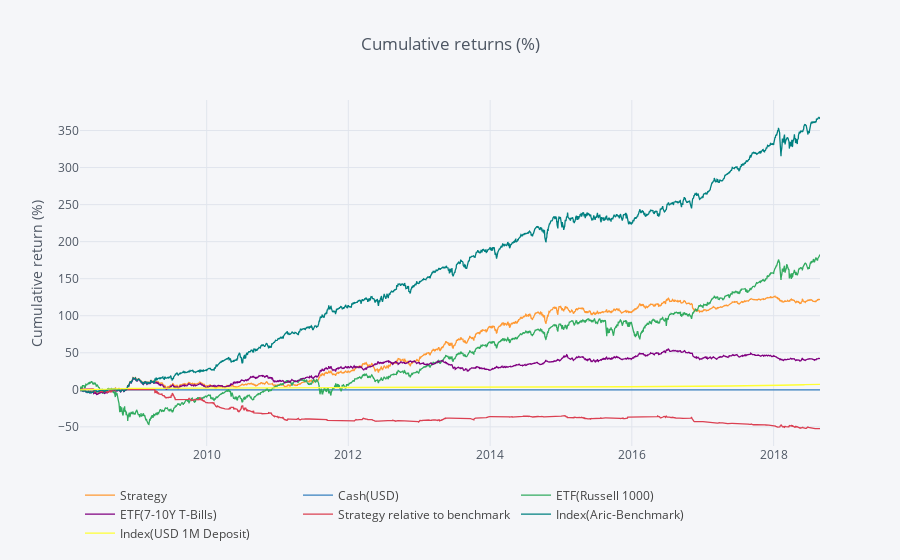
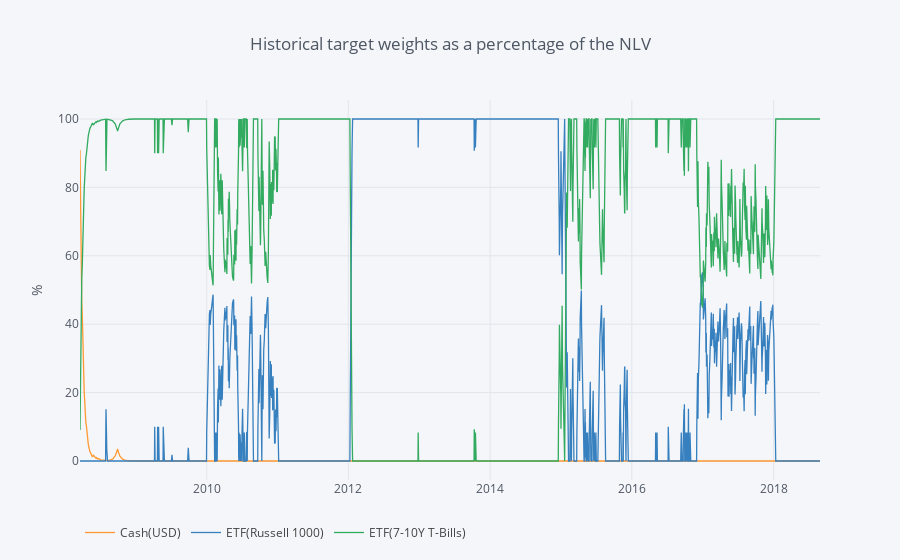
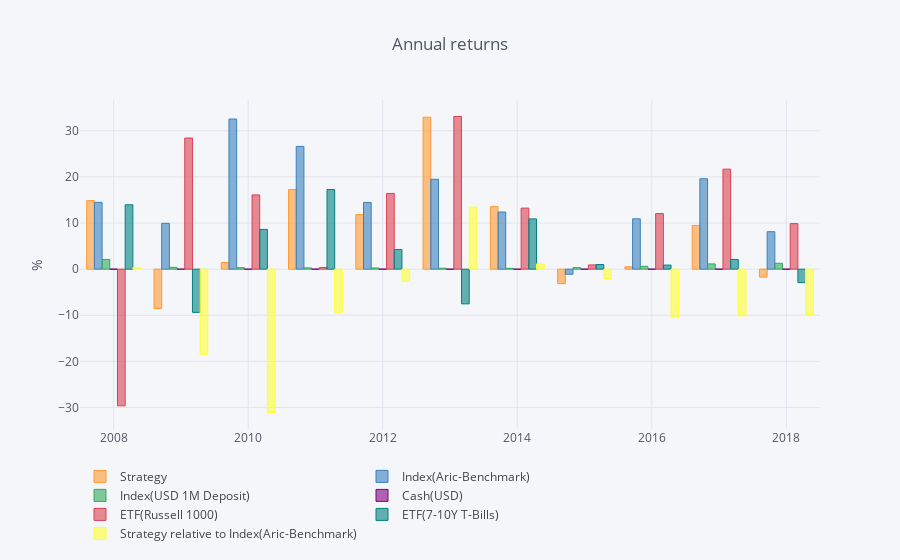

Here is the notebook cell these charts were saved with, in order:
### Code cell
episode.renderer.cumulative_performance.to_plotly()
episode.renderer.target_weights.to_plotly()
episode.renderer.annual_returns.to_plotly()
episode.renderer.tearsheet()

### Figure 1 — Plotly figure (JSON) as saved in the notebook; plotly's stock layout.template omitted (floating-point values rounded to 4 significant figures; data arrays with more than 128 entries replaced by an {"elided": "..."} marker saying what was removed)
{"data": [{"line": {"color": "rgba(255, 153, 51, 1.0)", "dash": "solid", "shape": "linear", "width": 1.3}, "mode": "lines", "name": "Strategy", "text": "", "type": "scatter", "uid": "63fbba62-b05a-48b0-aa20-0fc4d571a3cd", "x": {"elided": "2725 str values"}, "y": {"elided": "2725 float values"}}, {"line": {"color": "rgba(55, 128, 191, 1.0)", "dash": "solid", "shape": "linear", "width": 1.3}, "mode": "lines", "name": "Cash(USD)", "text": "", "type": "scatter", "uid": "f4bafaf0-aff5-4fb6-aae3-83953276571a", "x": {"elided": "2725 str values"}, "y": {"elided": "2725 int values"}}, {"line": {"color": "rgba(50, 171, 96, 1.0)", "dash": "solid", "shape": "linear", "width": 1.3}, "mode": "lines", "name": "ETF(Russell 1000)", "text": "", "type": "scatter", "uid": "5974b09b-e9d8-4e30-8da5-b1400922c9cb", "x": {"elided": "2725 str values"}, "y": {"elided": "2725 float values"}}, {"line": {"color": "rgba(128, 0, 128, 1.0)", "dash": "solid", "shape": "linear", "width": 1.3}, "mode": "lines", "name": "ETF(7-10Y T-Bills)", "text": "", "type": "scatter", "uid": "6fe433b0-5be7-43f1-9bc5-34dbac813a4c", "x": {"elided": "2725 str values"}, "y": {"elided": "2725 float values"}}, {"line": {"color": "rgba(219, 64, 82, 1.0)", "dash": "solid", "shape": "linear", "width": 1.3}, "mode": "lines", "name": "Strategy relative to benchmark", "text": "", "type": "scatter", "uid": "55dd8f64-73f5-4c5b-b369-0cc7b6d25073", "x": {"elided": "2725 str values"}, "y": {"elided": "2725 float values"}}, {"line": {"color": "rgba(0, 128, 128, 1.0)", "dash": "solid", "shape": "linear", "width": 1.3}, "mode": "lines", "name": "Index(Aric-Benchmark)", "text": "", "type": "scatter", "uid": "cd4b8bae-56c0-462c-b933-2ab55e63867d", "x": {"elided": "2725 str values"}, "y": {"elided": "2725 float values"}}, {"line": {"color": "rgba(255, 255, 51, 1.0)", "dash": "solid", "shape": "linear", "width": 1.3}, "mode": "lines", "name": "Index(USD 1M Deposit)", "text": "", "type": "scatter", "uid": "b333ec0e-fd42-409c-8df4-e34d3056ad75", "x": {"elided": "2725 str values"}, "y": {"elided": "2725 float values"}}], "layout": {"legend": {"orientation": "h"}, "paper_bgcolor": "#F5F6F9", "plot_bgcolor": "#F5F6F9", "showlegend": true, "title": {"font": {"color": "#4D5663"}, "text": "Cumulative returns (%)"}, "xaxis": {"gridcolor": "#E1E5ED", "showgrid": true, "tickfont": {"color": "#4D5663"}, "title": {"font": {"color": "#4D5663"}, "text": ""}, "zerolinecolor": "#E1E5ED"}, "yaxis": {"gridcolor": "#E1E5ED", "showgrid": true, "tickfont": {"color": "#4D5663"}, "title": {"font": {"color": "#4D5663"}, "text": "Cumulative return (%)"}, "zerolinecolor": "#E1E5ED"}}}

### Figure 2 — Plotly figure (JSON) as saved in the notebook; plotly's stock layout.template omitted (floating-point values rounded to 4 significant figures; data arrays with more than 128 entries replaced by an {"elided": "..."} marker saying what was removed)
{"data": [{"line": {"color": "rgba(255, 153, 51, 1.0)", "dash": "solid", "shape": "linear", "width": 1.3}, "mode": "lines", "name": "Cash(USD)", "text": "", "type": "scatter", "uid": "9dbedcbd-cfe6-4cbf-b726-150a5f6de7d3", "x": {"elided": "2725 str values"}, "y": {"elided": "2725 float values"}}, {"line": {"color": "rgba(55, 128, 191, 1.0)", "dash": "solid", "shape": "linear", "width": 1.3}, "mode": "lines", "name": "ETF(Russell 1000)", "text": "", "type": "scatter", "uid": "186645eb-030d-4aed-82a8-ac54e4dbcd19", "x": {"elided": "2725 str values"}, "y": {"elided": "2725 float values"}}, {"line": {"color": "rgba(50, 171, 96, 1.0)", "dash": "solid", "shape": "linear", "width": 1.3}, "mode": "lines", "name": "ETF(7-10Y T-Bills)", "text": "", "type": "scatter", "uid": "3be1dfe6-7463-4fed-8403-1e8253b5d263", "x": {"elided": "2725 str values"}, "y": {"elided": "2725 float values"}}], "layout": {"legend": {"orientation": "h"}, "paper_bgcolor": "#F5F6F9", "plot_bgcolor": "#F5F6F9", "showlegend": true, "title": {"font": {"color": "#4D5663"}, "text": "Historical target weights as a percentage of the NLV"}, "xaxis": {"gridcolor": "#E1E5ED", "showgrid": true, "tickfont": {"color": "#4D5663"}, "title": {"font": {"color": "#4D5663"}, "text": ""}, "zerolinecolor": "#E1E5ED"}, "yaxis": {"gridcolor": "#E1E5ED", "showgrid": true, "tickfont": {"color": "#4D5663"}, "title": {"font": {"color": "#4D5663"}, "text": "%"}, "zerolinecolor": "#E1E5ED"}}}

### Figure 3 — Plotly figure (JSON) as saved in the notebook; plotly's stock layout.template omitted (floating-point values rounded to 4 significant figures)
{"data": [{"marker": {"color": "rgba(255, 153, 51, 0.6)", "line": {"color": "rgba(255, 153, 51, 1.0)", "width": 1}}, "name": "Strategy", "orientation": "v", "text": "", "type": "bar", "uid": "74fa160c-e901-4952-987f-0f933c4c319a", "x": [2008, 2009, 2010, 2011, 2012, 2013, 2014, 2015, 2016, 2017, 2018], "y": [14.87, -8.536, 1.459, 17.26, 11.83, 32.94, 13.55, -3.138, 0.511, 9.467, -1.736]}, {"marker": {"color": "rgba(55, 128, 191, 0.6)", "line": {"color": "rgba(55, 128, 191, 1.0)", "width": 1}}, "name": "Index(Aric-Benchmark)", "orientation": "v", "text": "", "type": "bar", "uid": "3ec06452-8c7d-429b-88d2-c4ac0fce5539", "x": [2008, 2009, 2010, 2011, 2012, 2013, 2014, 2015, 2016, 2017, 2018], "y": [14.49, 9.934, 32.55, 26.62, 14.47, 19.49, 12.39, -1.096, 10.91, 19.6, 8.117]}, {"marker": {"color": "rgba(50, 171, 96, 0.6)", "line": {"color": "rgba(50, 171, 96, 1.0)", "width": 1}}, "name": "Index(USD 1M Deposit)", "orientation": "v", "text": "", "type": "bar", "uid": "de51be7a-03f2-49a7-9146-1f867863ff10", "x": [2008, 2009, 2010, 2011, 2012, 2013, 2014, 2015, 2016, 2017, 2018], "y": [2.108, 0.3929, 0.3159, 0.2778, 0.2631, 0.2107, 0.1756, 0.3368, 0.6098, 1.135, 1.279]}, {"marker": {"color": "rgba(128, 0, 128, 0.6)", "line": {"color": "rgba(128, 0, 128, 1.0)", "width": 1}}, "name": "Cash(USD)", "orientation": "v", "text": "", "type": "bar", "uid": "f436b200-4c8a-479d-a02f-4ae16095c4a1", "x": [2008, 2009, 2010, 2011, 2012, 2013, 2014, 2015, 2016, 2017, 2018], "y": [0, 0, 0, 0, 0, 0, 0, 0, 0, 0, 0]}, {"marker": {"color": "rgba(219, 64, 82, 0.6)", "line": {"color": "rgba(219, 64, 82, 1.0)", "width": 1}}, "name": "ETF(Russell 1000)", "orientation": "v", "text": "", "type": "bar", "uid": "cdf34ad5-04f6-430f-8d7d-3323cca0aae6", "x": [2008, 2009, 2010, 2011, 2012, 2013, 2014, 2015, 2016, 2017, 2018], "y": [-29.63, 28.43, 16.1, 0.3663, 16.42, 33.11, 13.24, 0.9175, 12.05, 21.69, 9.869]}, {"marker": {"color": "rgba(0, 128, 128, 0.6)", "line": {"color": "rgba(0, 128, 128, 1.0)", "width": 1}}, "name": "ETF(7-10Y T-Bills)", "orientation": "v", "text": "", "type": "bar", "uid": "93e1d6f3-9209-41ef-aae2-9b3e2f997490", "x": [2008, 2009, 2010, 2011, 2012, 2013, 2014, 2015, 2016, 2017, 2018], "y": [13.96, -9.37, 8.618, 17.27, 4.275, -7.525, 10.9, 1.004, 0.885, 2.1, -2.923]}, {"marker": {"color": "rgba(255, 255, 51, 0.6)", "line": {"color": "rgba(255, 255, 51, 1.0)", "width": 1}}, "name": "Strategy relative to Index(Aric-Benchmark)", "orientation": "v", "text": "", "type": "bar", "uid": "b23e5d06-b157-44f3-8d28-858bea383388", "x": [2008, 2009, 2010, 2011, 2012, 2013, 2014, 2015, 2016, 2017, 2018], "y": [0.3756, -18.47, -31.09, -9.358, -2.637, 13.45, 1.159, -2.042, -10.4, -10.13, -9.853]}], "layout": {"legend": {"orientation": "h"}, "paper_bgcolor": "#F5F6F9", "plot_bgcolor": "#F5F6F9", "showlegend": true, "title": {"font": {"color": "#4D5663"}, "text": "Annual returns"}, "xaxis": {"gridcolor": "#E1E5ED", "showgrid": true, "tickfont": {"color": "#4D5663"}, "title": {"font": {"color": "#4D5663"}, "text": ""}, "zerolinecolor": "#E1E5ED"}, "yaxis": {"gridcolor": "#E1E5ED", "showgrid": true, "tickfont": {"color": "#4D5663"}, "title": {"font": {"color": "#4D5663"}, "text": "%"}, "zerolinecolor": "#E1E5ED"}}}
